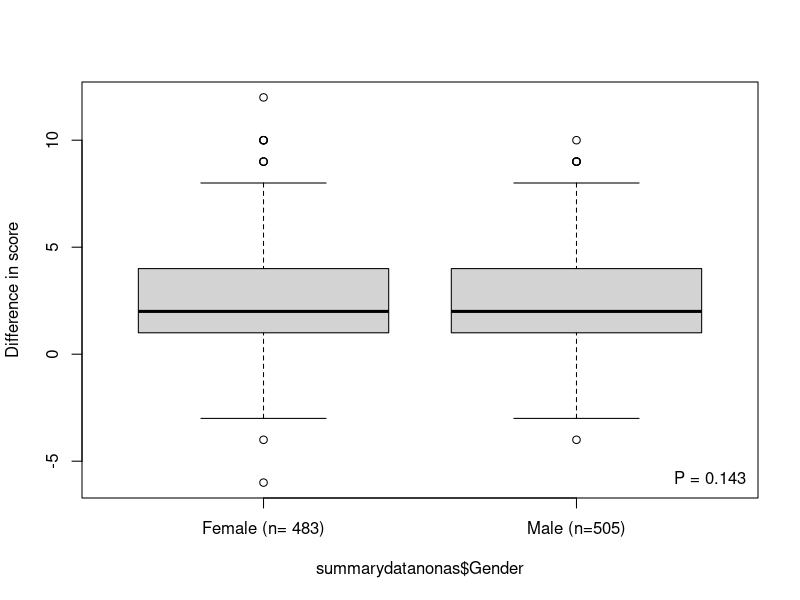

This chart was generated by the following R code:
setwd("~/Documents/Spreadsheets and data/Thesis/Whole project data summaries/")
summarydatanonas<-read.csv("Student_summarynonasT1.csv",header=TRUE, stringsAsFactors = FALSE)

View(summarydatanonas)



summarydatanonas$DiffprepostA <- as.numeric(summarydatanonas$DiffprepostA)

pdf("../Rgraphs/Gender and delta (fig4) .pdf")
boxplot(summarydatanonas$DiffprepostA~summarydatanonas$Gender,ylab="Difference in score",names=c("Female (n= 483)","Male (n=505)"))
wilcox.test(summarydatanonas$DiffprepostA~summarydatanonas$Gender)
mtext(expression("P = 0.143"),side=1,adj=0.98,line=-1.5)
dev.off()


#means and SD min and max and counts (can use cat or miss off function at beginning of line)


cat("No of Females = ", nrow(summarydatanonas[summarydatanonas$Gender == "M", ]))
cat("No of Males = ", nrow(summarydatanonas[summarydatanonas$Gender == "F", ]))
summary(summarydatanonas$DiffprepostA[summarydatanonas$Gender == 'M'])
summary(summarydatanonas$DiffprepostA[summarydatanonas$Gender == 'F'])
sd(summarydatanonas$DiffprepostA[summarydatanonas$Gender == 'M'])
sd(summarydatanonas$DiffprepostA[summarydatanonas$Gender == 'F'])

